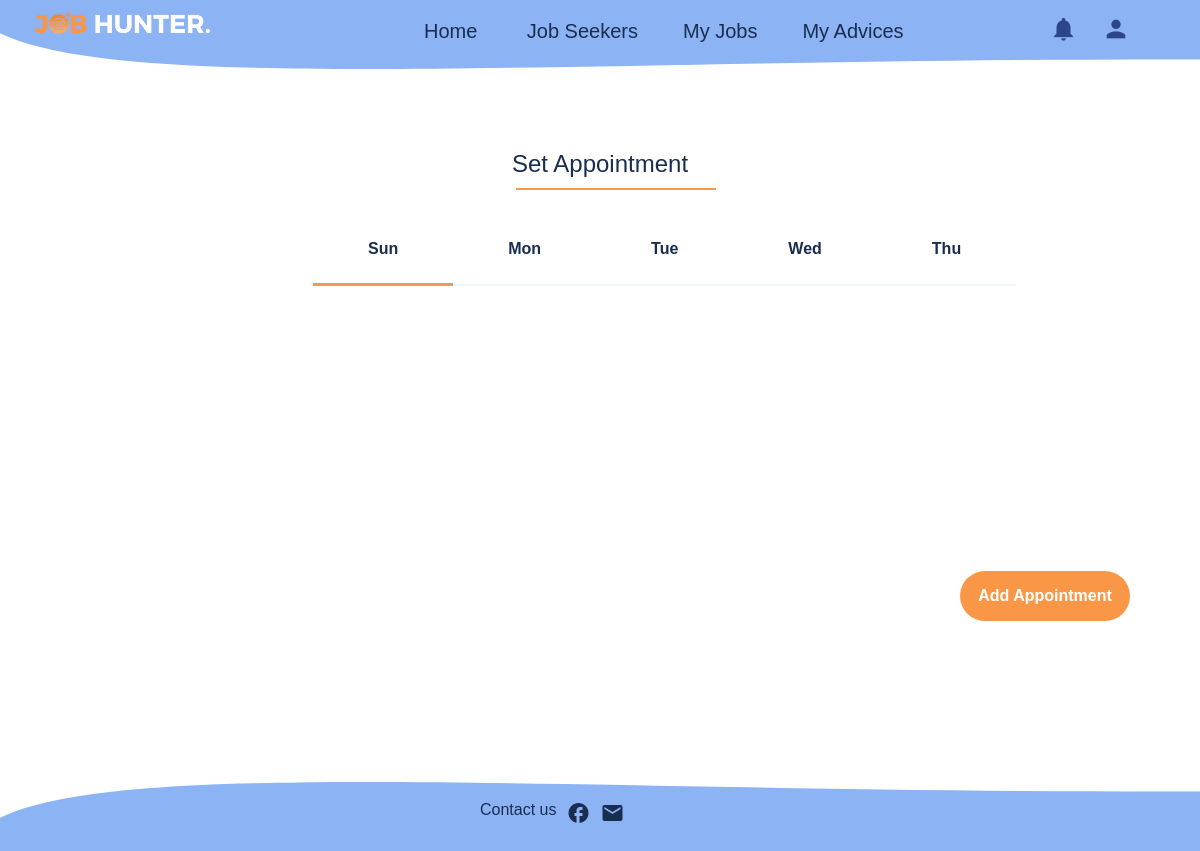
The page /setAppointment.php (signed in) on the database as committed earlier.
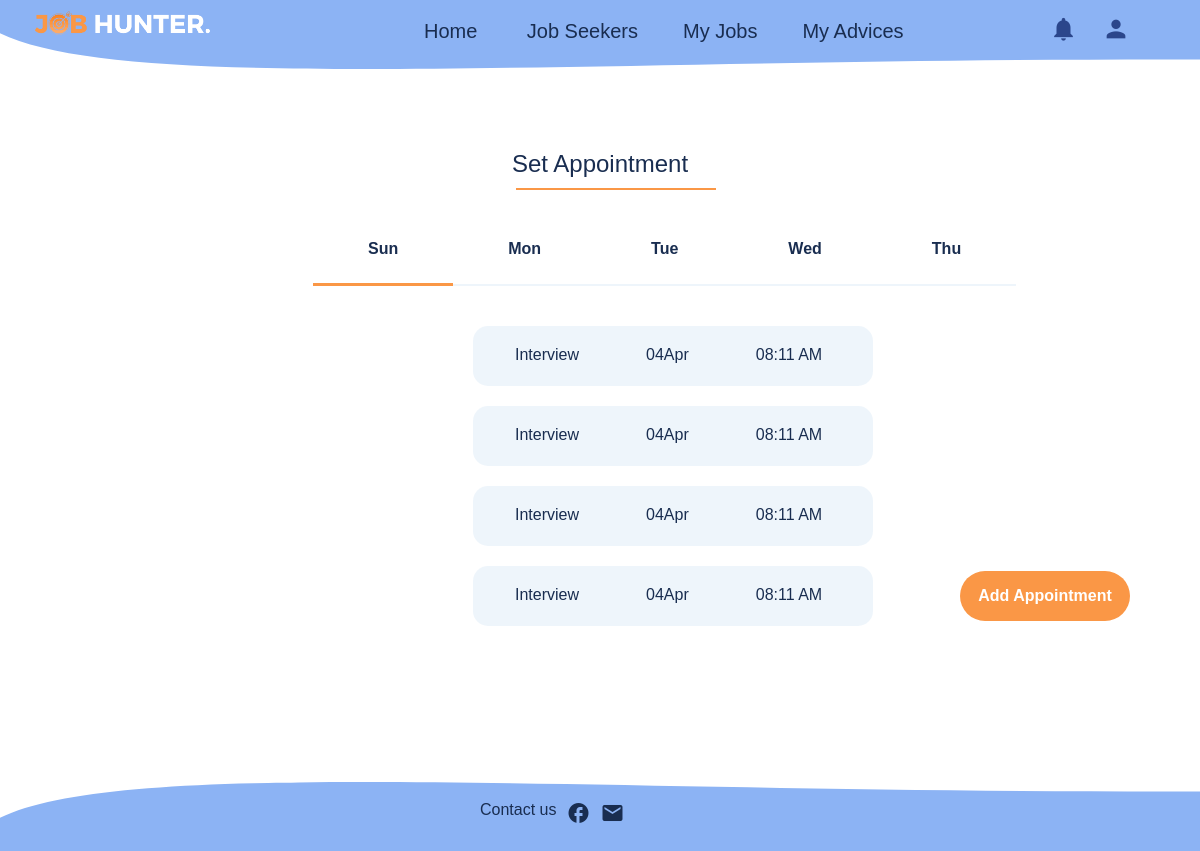
The same page on the database as committed later.
### tables this page shows
CREATE TABLE `appointment` (
  `appointment_ID` int(11) NOT NULL,
  `jobSeeker_email` varchar(30) NOT NULL,
  `date` date NOT NULL,
  `time` time NOT NULL,
  `applay_JID` int(11) NOT NULL,
  `statuss` int(11) DEFAULT 1
);

### setAppointment.php (the view, shortened to what this page needs)
<?php
  if (!($database = mysqli_connect("localhost", "root", "")))
    die("<p>Could not connect to database</p>");
  $apply_ID = $_POST['applyID'];
  $jobSeekerEmail = $_POST['jobSeekerEmail'];
?>
<!DOCTYPE html>
<html>
  <head>
    <link rel="stylesheet" href="styles/setapp.css?<?php echo time(); ?>" />
    <link rel="stylesheet" href="styles/NavbarStyles.css" />
    <link rel="stylesheet" href="styles/Buttons.css" />
    <link rel="stylesheet" href="styles/Notifications.css" />
  </head>
  <body>
    <?php include('./NavigationBar.php'); ?>
      <div class="set-app">
        <h2>Set Appointment</h2>
        <div class="line"></div>
      </div>
      <div class="mytabs">
      <?php
        $query = "SELECT * FROM appointment WHERE  applay_JID='".$apply_ID."' AND jobSeeker_email='".$jobSeekerEmail."'";
        $result = mysqli_query($database, $query);
        if($result){
          print '<label for="tabfree">Sun</label>';
          print '<div class="tab">';
          print '<ul class="items">';
          while($data= mysqli_fetch_assoc($result)){
            $date = $data['date'];
            $timestamp = strtotime($date);
            $day = date('D', $timestamp);
            $dayNum = date('d', $timestamp);
            $month = date('M', $timestamp);
            $time = $data['time'];
            $t='';
            $check =  substr($time,0,2);
            if ($check>=12)
              $t=" PM";
            else
              $t=" AM";
            $time = substr($time,0,5);
            $time=$time.$t;
            if ($day=='Sun'){
              print '<li class="item">';
              print '<p class="item-content">Interview</p>';
              print '<p class="item-content">'.$dayNum.''.$month.'</p>';
              print '<p class="item-content">'.$time.'</p>';
              print '</li>';
            }
          }
          print '</ul>';
          print '</div>';
            print '<label for="tabsilver">Mon</label>';
            print '<label for="tabgold">Tue</label>';
            print '<label for="tabwed">Wed</label>';
            print '<label for="tabthu">Thu</label>';
        }else {
          echo 'There is no seted Appointments , Add one';
        }
      ?>
      </div>
      <div class="add">
        <button class="addbtn">Add Appointment</button>
      </div>
      <div class="footer">
        <div class="footer-content">
          <p>Contact us</p>
          <span class="material-icons">facebook</span>
          <a href="mailto:jobhunter@ksu.com"
            ><span class="material-icons">email</span></a
          >
        </div>
        <div class="shape-footer" style="height: 150px; overflow: hidden">
          <svg
            viewBox="0 0 500 150"
            preserveAspectRatio="none"
            style="height: 100%; width: 100%"
          >
            <path
              d="M-15.58,-15.49 C-16.70,110.81 186.45,57.52 502.48,59.50 L500.00,0.00 L0.00,0.00 Z"
              style="stroke: none; fill: #8cb3f4"
            ></path>
          </svg>
        </div>
      </div>
  </body>
</html>

Rows that differ between the two databases and show on the page:
now on this page (row edited): appointment: date "04", date "Apr", time "08:11 AM"
now on this page (row edited): appointment: date "04", date "Apr", time "08:11 AM"
now on this page (row edited): appointment: date "04", date "Apr", time "08:11 AM"
now on this page (row edited): appointment: date "04", date "Apr", time "08:11 AM"
